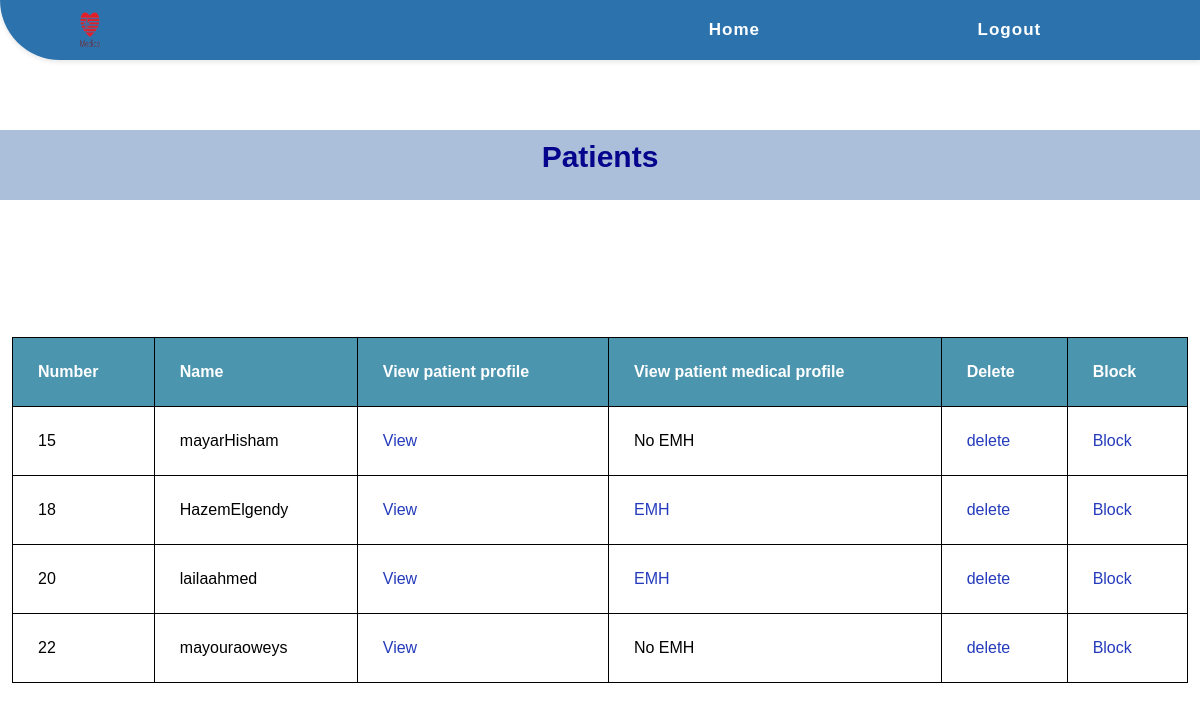
The page /admin/admin_view_patients.php on the database as committed earlier.
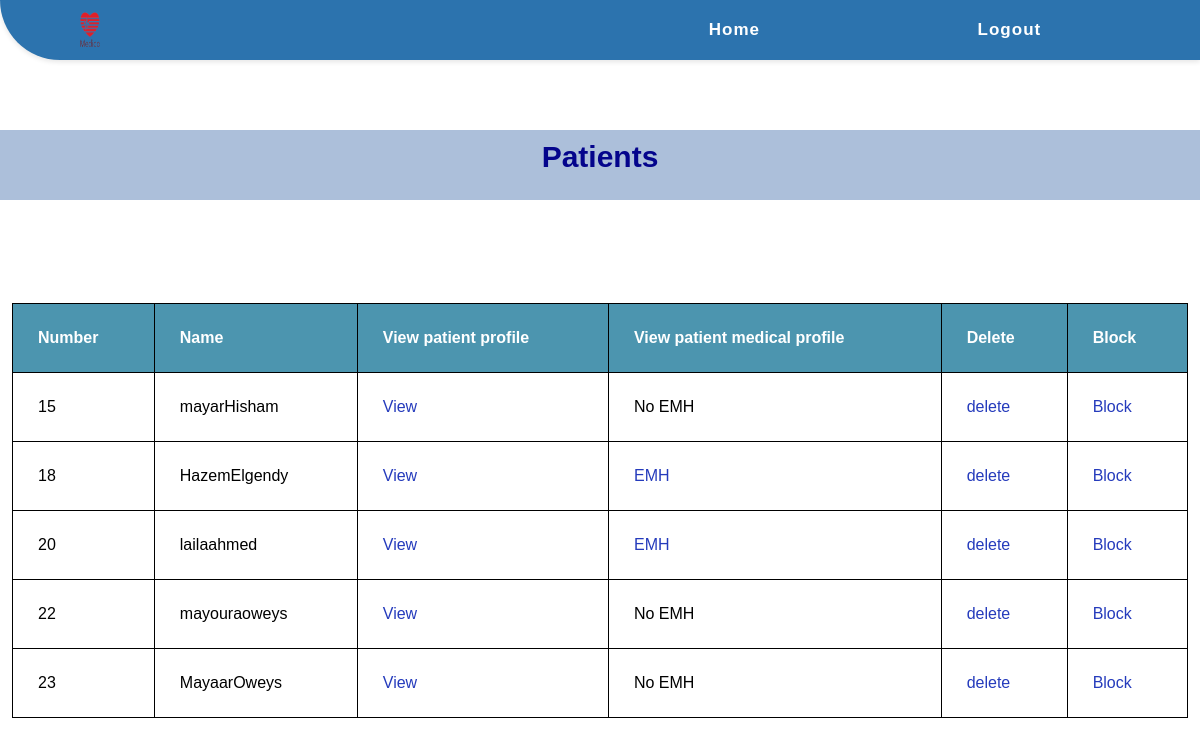
The same page on the database as committed later.
### tables this page shows
CREATE TABLE `patient` (
  `pid` int(11) NOT NULL,
  `first_name` varchar(255) NOT NULL,
  `last_name` varchar(255) NOT NULL,
  `gender` varchar(255) NOT NULL,
  `occupation` varchar(255) NOT NULL,
  `marital_status` varchar(255) NOT NULL,
  `email` varchar(255) NOT NULL,
  `allergies` varchar(255) NOT NULL,
  `blood_type` varchar(255) NOT NULL,
  `pdate_of_birth` date NOT NULL,
  `phone` int(11) NOT NULL,
  `emergency_contact` int(11) NOT NULL,
  `address` varchar(255) NOT NULL,
  `password` int(11) NOT NULL,
  `image` mediumtext NOT NULL,
  `has_emh` varchar(255) NOT NULL,
  `paid` varchar(255) NOT NULL,
  `blocked` varchar(255) NOT NULL
);

### admin/admin_view_patients.php (the view, shortened to what this page needs)
<?php
include "../shared/conn.php";
    $qry="SELECT * FROM `patient` ";
$rslt=mysqli_query($connect,$qry);
?>
<!DOCTYPE html>
<html lang="en">
<head>
    <link rel="stylesheet" href="../CSS/style.css">
    <link rel="stylesheet" href="../CSS/footer.css">
    <link rel="stylesheet" href="../CSS/pharmacy's view.css">
    <link rel="stylesheet" href="../CSS/style.css">
</head>
<body>
    <nav>
        <div class="logo">
            <a href="#"><img src="../Images/Medico_Logo_2_Final-removebg-preview-1.png" height="100px" width="200px" alt="Medico Logo"></a>
        </div>
        <ul class="nav-links">
            <li><a href="./admin_home.php">Home</a></li>
            <li><a href="../shared/login.php?bbye='1'">Logout</a></li>
        </ul>
    </nav>
    <h1 class="h1_text" id="Requests">Patients</h1>
    <table>
        <thead>
            <tr>
                <th>Number</th>
                <th>Name</th>
                <th>View patient profile</th>
                <th>View patient medical profile</th>
                <th>Delete</th>
                <th>Block</th>
            </tr>
        </thead>
        <?php while ($row=mysqli_fetch_array($rslt)) {?>
        <tbody>
            <tr>
                <td><?php   echo $row['pid']  ?></td>
                <td>  <?php   echo $row['first_name']    .  $row['last_name']   ?></td>
                <td><a href="patient_profile_for_admin.php?view=<?php echo $row['pid'];?> "> View</a></td>
                <td><?php $select = "SELECT * FROM `patient` WHERE paid = 'yes'
                AND has_emh = 'yes' AND pid = '".$row['pid']."' ";
                $sel = mysqli_query($connect , $select);
                $sell = mysqli_num_rows($sel);
                if($sell > 0){ ?><a href="EMH_view_admin.php?emh=<?php echo $row['pid']; ?>">EMH</a> <?php }else{ ?>No EMH <?php } ?></td>
                <td><a href="admin_view_patients.php?delete=<?php echo $row['pid'];?> "> delete</a></td>
                <?php
                if($row['blocked'] == 'yes'){
                ?>
                <td><a href="admin_view_patients.php?unblock=<?php echo $row['pid'];?> "> Unblock</a></td>
                <?php } else { ?>
                    <td><a href="admin_view_patients.php?block=<?php echo $row['pid'];?> "> Block</a></td>
             <?php   } ?>
            </tr>
        <?php
        }
        ?>
        </tbody>
    </table>
</body>
</html>

### CSS/style.css (style rules this page uses)
* { padding: 0; margin: 0; box-sizing: border-box; font-family: 'Poppins', sans-serif; }
nav { display: flex; justify-content: space-between; align-items: center; background-color: #2c73ae; height: 60px; padding: 0 50px; box-shadow: 0px 2px 5px rgba(0, 0, 0, 0.1); border-bottom-left-radius: 60px; }
.nav-links { display: flex; justify-content: space-around; width: 50%; }
.nav-links li { list-style: none; }
.nav-links a { color: #ffffff; text-decoration: none; font-weight: bold; font-size: 17px; letter-spacing: 1px; }
.nav-links li { opacity: 1; transition: opacity 0.5s ease-in-out; margin: 10px 0; }
.h1_text { text-align: center; color: rgb(4, 4, 140); font-size: 30px; padding-top: 10px; font-weight: bold; margin-top: 70px; margin-bottom: 20px; background-color: #295aa063; height: 70px; }

### CSS/footer.css (style rules this page uses)
body { min-height: 100vh; }
a { color: #253bbc; text-decoration: none; }
html { height: 100%; }
body { display: flex; flex-direction: column; min-height: 100%; }

### CSS/pharmacy's view.css (style rules this page uses)
* { padding: 0; margin: 0; box-sizing: border-box; font-family: 'Poppins', sans-serif; }
nav { display: flex; justify-content: space-between; align-items: center; background-color: #2c73ae; height: 60px; padding: 0 50px; box-shadow: 0px 2px 5px rgba(0, 0, 0, 0.1); border-bottom-left-radius: 60px; }
.logo { width: 60px; height: 60px; margin-left: 10px; }
.logo img { width: 100%; height: 100%; }
.nav-links { display: flex; justify-content: space-around; width: 50%; }
.nav-links li { list-style: none; }
.nav-links a { color: #ffffff; text-decoration: none; font-weight: bold; font-size: 17px; letter-spacing: 1px; }
.nav-links li { opacity: 1; transition: opacity 0.5s ease-in-out; margin: 10px 0; }
.h1_text { text-align: center; color: rgb(4, 4, 140); font-size: 26px; padding-top: 18px; font-weight: bold; margin-top: 60px; margin-bottom: 20px; background-color: #295aa063; height: 70px; }
table { border-collapse: collapse; width: 98%; margin: auto; }
th, td { text-align: left; padding: 25px; border: 1px solid black; }
th { background-color: #4c95af; color: white; }

Rows that differ between the two databases and show on the page:
added patient: pid "23", first_name "Mayaar", last_name "Oweys", shows "No EMH"
